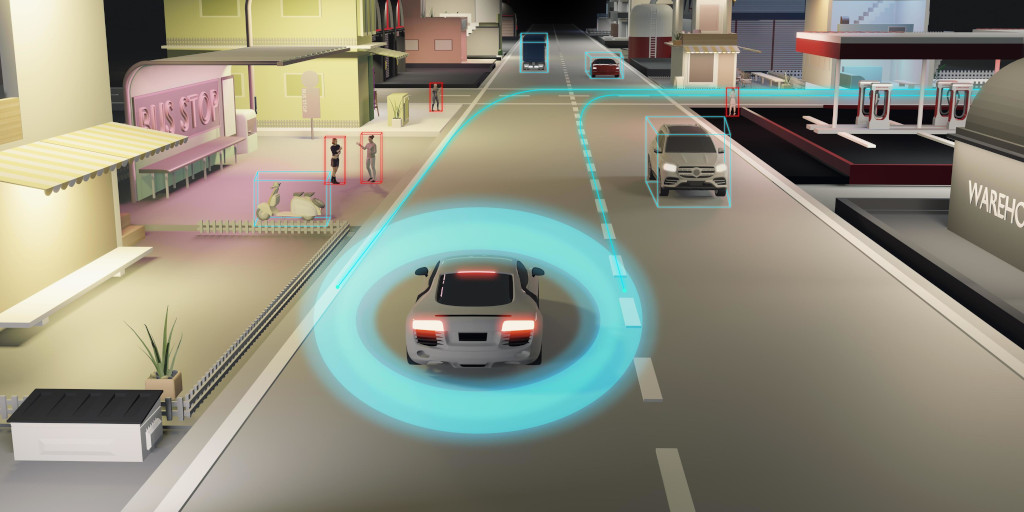
#> input picture assets/auto-pilot.jpg, 1024 x 512 px, found by its file name
$ python example-6.py
#> lines starting #> are read from the running program, lines starting #| are printed output that depends on the picture; after the words box and inside, x2 and y2 are one past the last pixel; in counts of white or black regions, pixels touching at a corner belong together
import cv2
import numpy as np

# Cargar la imagen
imagen = cv2.imread("assets/auto-pilot.jpg")
#> imagen is the input picture: shape (512, 1024, 3); mean B, G, R 125.3, 140.7, 140.8

# Obtener tamaño
alto, ancho, canales = imagen.shape
#> alto = 512; ancho = 1024; canales = 3
print(f"Tamaño: {ancho}x{alto}, Canales: {canales}")
#| Tamaño: 1024x512, Canales: 3

# Leer y modificar un píxel
color_original = imagen[150, 100]
#> color_original = [170, 235, 243]
print(f"Píxel original en (100, 150): {color_original}")
#| Píxel original en (100, 150): [170 235 243]

# Cambiar el color a verde
imagen[150, 100] = [0, 255, 0]
#> imagen: shape (512, 1024, 3); under 0.01% of pixels changed, all inside (x1, y1, x2, y2) = (100, 150, 101, 151)

# Obtener solo el canal rojo de toda la imagen
canal_rojo = imagen[:, :, 2]
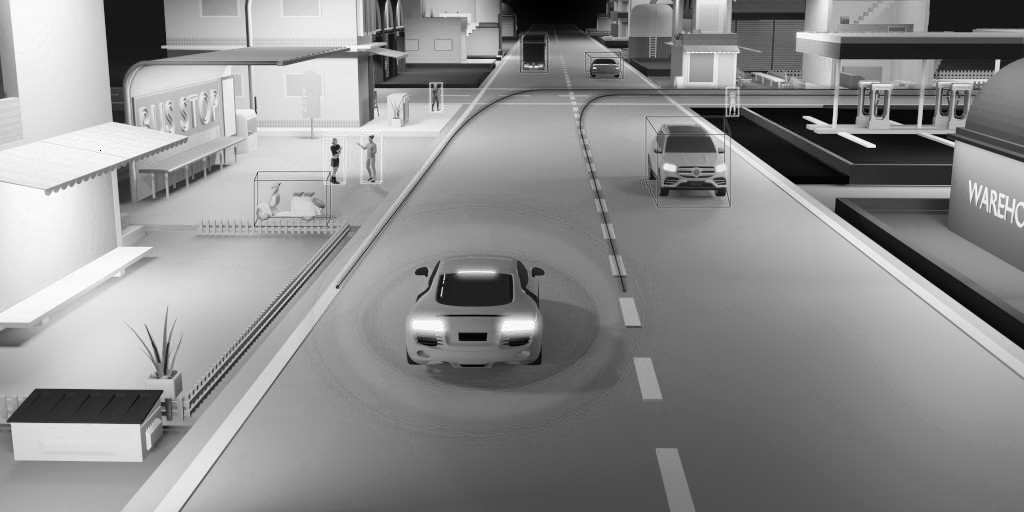
#> canal_rojo: shape (512, 1024); min 0, max 255, mean 140.8

print(f'Canal rojo: {canal_rojo}')
#> (printed output is left out)

# Mostrar imagen modificada
cv2.imshow("Imagen Modificada", imagen)
cv2.waitKey(0)
cv2.destroyAllWindows()

$ run again, with assets/stop.jpg copied over assets/auto-pilot.jpg
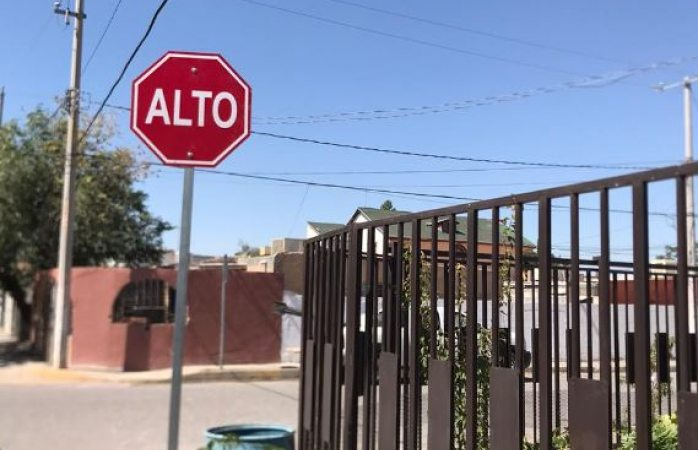
#> input picture assets/stop.jpg, 698 x 450 px, found by its file name
#> imagen is the input picture: shape (450, 698, 3); mean B, G, R 147.7, 128.3, 124.6
#| Tamaño: 698x450, Canales: 3
#> color_original = [179, 166, 158]
#| Píxel original en (100, 150): [179 166 158]
#> imagen: shape (450, 698, 3); under 0.01% of pixels changed, all inside (x1, y1, x2, y2) = (100, 150, 101, 151)
#> `canal_rojo = imagen[:, :, 2]`:
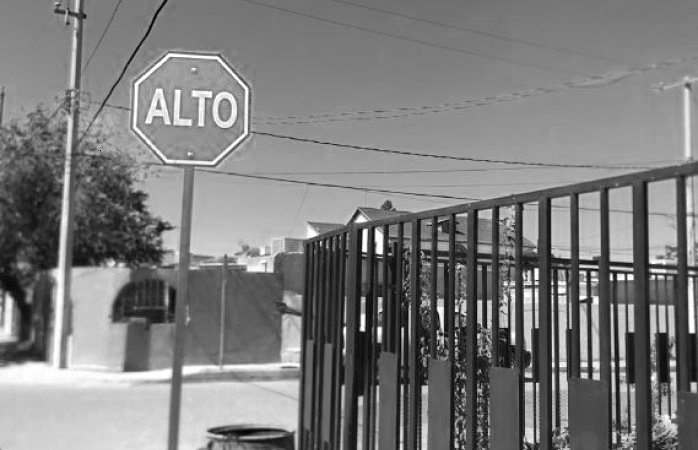
#> canal_rojo: shape (450, 698); min 0, max 255, mean 124.6
#> (printed output is left out)

$ run again, with assets/stop_australia.jpg copied over assets/auto-pilot.jpg
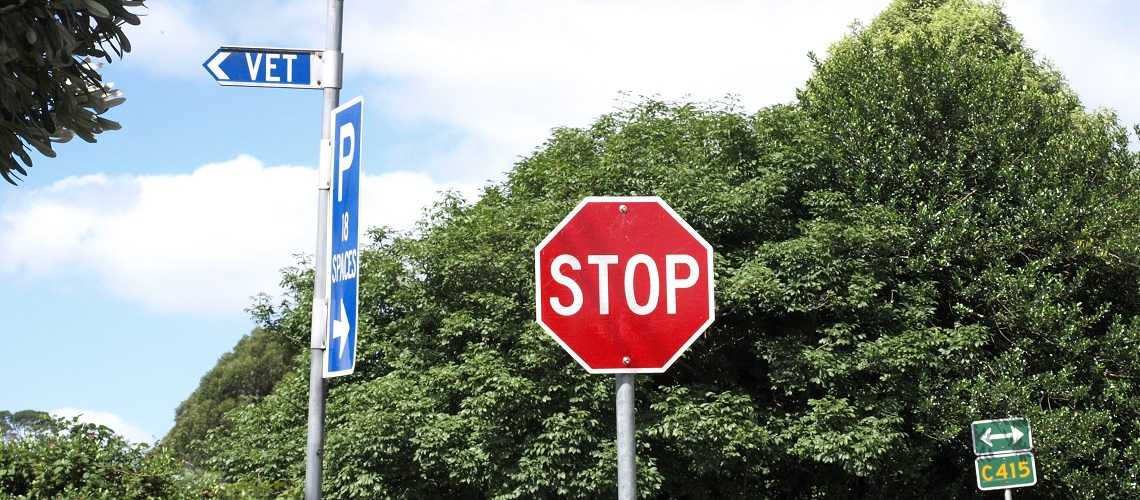
#> input picture assets/stop_australia.jpg, 1140 x 500 px, found by its file name
#> imagen is the input picture: shape (500, 1140, 3); mean B, G, R 126.9, 138.1, 131.9
#| Tamaño: 1140x500, Canales: 3
#> color_original = [248, 214, 171]
#| Píxel original en (100, 150): [248 214 171]
#> imagen: shape (500, 1140, 3); under 0.01% of pixels changed, all inside (x1, y1, x2, y2) = (100, 150, 101, 151)
#> `canal_rojo = imagen[:, :, 2]`:
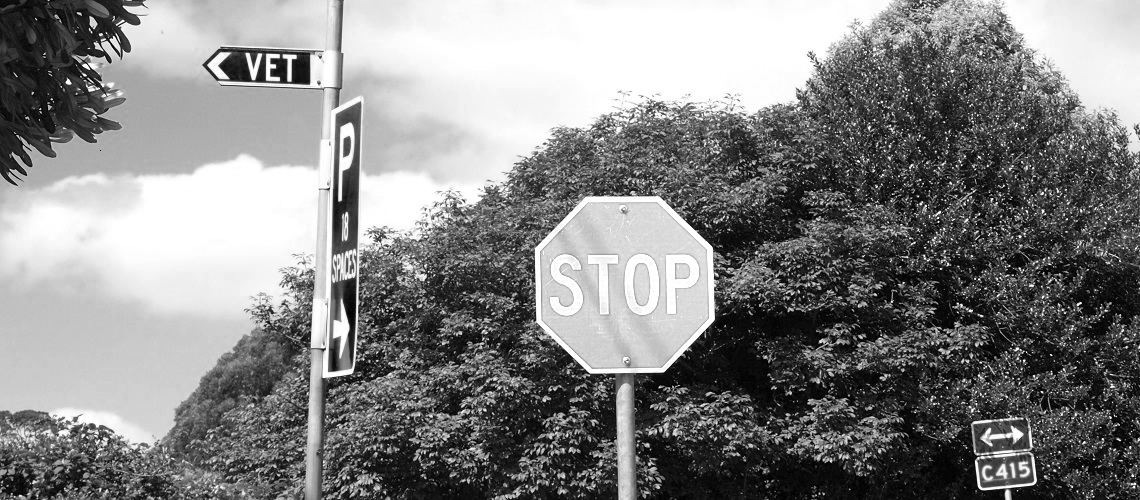
#> canal_rojo: shape (500, 1140); min 0, max 255, mean 131.9
#> (printed output is left out)
